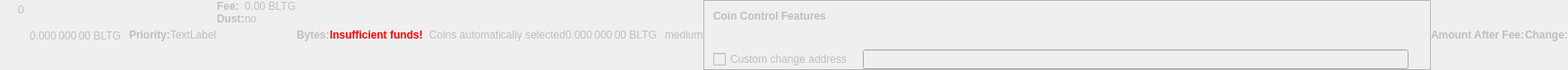
    <widget class="QWidget" name="dummyHideWidget" native="true">
     <property name="enabled">
      <bool>false</bool>
     </property>
     <property name="maximumSize">
      <size>
       <width>100</width>
       <height>22</height>
      </size>
     </property>
     <layout class="QHBoxLayout" name="dummyHideLayout">
      <property name="spacing">
       <number>0</number>
      </property>
      <property name="margin">
       <number>0</number>
      </property>
      <item>
       <layout class="QFormLayout" name="formLayoutCoinControl1">
        <property name="horizontalSpacing">
         <number>10</number>
        </property>
        <property name="verticalSpacing">
         <number>14</number>
        </property>
        <property name="leftMargin">
         <number>10</number>
        </property>
        <property name="topMargin">
         <number>4</number>
        </property>
        <property name="rightMargin">
         <number>6</number>
        </property>
        <item row="0" column="1">
         <widget class="QLabel" name="labelCoinControlBytes">
          <property name="cursor">
           <cursorShape>IBeamCursor</cursorShape>
          </property>
          <property name="contextMenuPolicy">
           <enum>Qt::ActionsContextMenu</enum>
          </property>
          <property name="text">
           <string notr="true">0</string>
          </property>
          <property name="textInteractionFlags">
           <set>Qt::LinksAccessibleByMouse|Qt::TextSelectableByKeyboard|Qt::TextSelectableByMouse</set>
          </property>
         </widget>
        </item>
       </layout>
      </item>
      <item>
       <widget class="QLabel" name="labelCoinControlAfterFee">
        <property name="enabled">
         <bool>false</bool>
        </property>
        <property name="sizePolicy">
         <sizepolicy hsizetype="Fixed" vsizetype="Fixed">
          <horstretch>0</horstretch>
          <verstretch>0</verstretch>
         </sizepolicy>
        </property>
        <property name="minimumSize">
         <size>
          <width>111</width>
          <height>12</height>
         </size>
        </property>
        <property name="maximumSize">
         <size>
          <width>111</width>
          <height>12</height>
         </size>
        </property>
        <property name="cursor">
         <cursorShape>IBeamCursor</cursorShape>
        </property>
        <property name="contextMenuPolicy">
         <enum>Qt::ActionsContextMenu</enum>
        </property>
        <property name="text">
         <string notr="true">0.000 000 00 BLTG</string>
        </property>
        <property name="textInteractionFlags">
         <set>Qt::LinksAccessibleByMouse|Qt::TextSelectableByKeyboard|Qt::TextSelectableByMouse</set>
        </property>
       </widget>
      </item>
      <item>
       <widget class="QLabel" name="labelCoinControlPriorityText">
        <property name="enabled">
         <bool>false</bool>
        </property>
        <property name="font">
         <font>
          <weight>75</weight>
          <bold>true</bold>
         </font>
        </property>
        <property name="text">
         <string>Priority:</string>
        </property>
       </widget>
      </item>
      <item>
       <layout class="QHBoxLayout" name="horizontalLayout">
        <item>
         <widget class="QLabel" name="WarningLabel">
          <property name="text">
           <string>TextLabel</string>
          </property>
         </widget>
        </item>
       </layout>
      </item>
      <item>
       <layout class="QFormLayout" name="formLayoutCoinControl3">
        <property name="horizontalSpacing">
         <number>0</number>
        </property>
        <property name="verticalSpacing">
         <number>0</number>
        </property>
        <property name="leftMargin">
         <number>0</number>
        </property>
        <property name="topMargin">
         <number>0</number>
        </property>
        <property name="rightMargin">
         <number>0</number>
        </property>
        <item row="0" column="0">
         <widget class="QLabel" name="labelCoinControlFeeText">
          <property name="enabled">
           <bool>false</bool>
          </property>
          <property name="font">
           <font>
            <weight>75</weight>
            <bold>true</bold>
           </font>
          </property>
          <property name="text">
           <string>Fee:</string>
          </property>
          <property name="margin">
           <number>0</number>
          </property>
         </widget>
        </item>
        <item row="0" column="1">
         <widget class="QLabel" name="labelCoinControlFee">
          <property name="enabled">
           <bool>false</bool>
          </property>
          <property name="cursor">
           <cursorShape>IBeamCursor</cursorShape>
          </property>
          <property name="contextMenuPolicy">
           <enum>Qt::ActionsContextMenu</enum>
          </property>
          <property name="text">
           <string notr="true">0.00 BLTG</string>
          </property>
          <property name="textInteractionFlags">
           <set>Qt::LinksAccessibleByMouse|Qt::TextSelectableByKeyboard|Qt::TextSelectableByMouse</set>
          </property>
         </widget>
        </item>
        <item row="1" column="0">
         <widget class="QLabel" name="labelCoinControlLowOutputText">
          <property name="enabled">
           <bool>false</bool>
          </property>
          <property name="font">
           <font>
            <weight>75</weight>
            <bold>true</bold>
           </font>
          </property>
          <property name="text">
           <string>Dust:</string>
          </property>
         </widget>
        </item>
        <item row="1" column="1">
         <widget class="QLabel" name="labelCoinControlLowOutput">
          <property name="enabled">
           <bool>false</bool>
          </property>
          <property name="cursor">
           <cursorShape>IBeamCursor</cursorShape>
          </property>
          <property name="contextMenuPolicy">
           <enum>Qt::ActionsContextMenu</enum>
          </property>
          <property name="text">
           <string>no</string>
          </property>
          <property name="textInteractionFlags">
           <set>Qt::LinksAccessibleByMouse|Qt::TextSelectableByKeyboard|Qt::TextSelectableByMouse</set>
          </property>
         </widget>
        </item>
       </layout>
      </item>
      <item>
       <widget class="QLabel" name="labelCoinControlBytesText">
        <property name="enabled">
         <bool>false</bool>
        </property>
        <property name="font">
         <font>
          <weight>75</weight>
          <bold>true</bold>
         </font>
        </property>
        <property name="text">
         <string>Bytes:</string>
        </property>
       </widget>
      </item>
      <item>
       <layout class="QFormLayout" name="formLayoutCoinControl2">
        <property name="horizontalSpacing">
         <number>0</number>
        </property>
        <property name="verticalSpacing">
         <number>0</number>
        </property>
        <property name="leftMargin">
         <number>0</number>
        </property>
        <property name="topMargin">
         <number>0</number>
        </property>
        <property name="rightMargin">
         <number>0</number>
        </property>
       </layout>
      </item>
      <item>
       <layout class="QHBoxLayout" name="horizontalLayoutCoinControl2">
        <property name="spacing">
         <number>0</number>
        </property>
        <property name="bottomMargin">
         <number>0</number>
        </property>
       </layout>
      </item>
      <item>
       <widget class="QLabel" name="labelCoinControlInsuffFunds">
        <property name="enabled">
         <bool>false</bool>
        </property>
        <property name="minimumSize">
         <size>
          <width>0</width>
          <height>0</height>
         </size>
        </property>
        <property name="font">
         <font>
          <weight>75</weight>
          <bold>true</bold>
         </font>
        </property>
        <property name="styleSheet">
         <string notr="true">color:red;font-weight:bold;</string>
        </property>
        <property name="text">
         <string>Insufficient funds!</string>
        </property>
        <property name="margin">
         <number>5</number>
        </property>
       </widget>
      </item>
      <item>
       <layout class="QFormLayout" name="formLayoutCoinControl4">
        <property name="horizontalSpacing">
         <number>0</number>
        </property>
        <property name="verticalSpacing">
         <number>0</number>
        </property>
        <property name="leftMargin">
         <number>0</number>
        </property>
        <property name="topMargin">
         <number>0</number>
        </property>
        <property name="rightMargin">
         <number>0</number>
        </property>
       </layout>
      </item>
      <item>
       <widget class="QLabel" name="labelCoinControlChangeLabel">
        <property name="enabled">
         <bool>false</bool>
        </property>
        <property name="sizePolicy">
         <sizepolicy hsizetype="Preferred" vsizetype="Expanding">
          <horstretch>0</horstretch>
          <verstretch>0</verstretch>
         </sizepolicy>
        </property>
        <property name="minimumSize">
         <size>
          <width>0</width>
          <height>0</height>
         </size>
        </property>
        <property name="text">
         <string/>
        </property>
        <property name="margin">
         <number>3</number>
        </property>
       </widget>
      </item>
      <item>
       <widget class="QLabel" name="labelCoinControlAutomaticallySelected">
        <property name="enabled">
         <bool>false</bool>
        </property>
        <property name="sizePolicy">
         <sizepolicy hsizetype="Fixed" vsizetype="Fixed">
          <horstretch>0</horstretch>
          <verstretch>0</verstretch>
         </sizepolicy>
        </property>
        <property name="minimumSize">
         <size>
          <width>0</width>
          <height>0</height>
         </size>
        </property>
        <property name="maximumSize">
         <size>
          <width>240</width>
          <height>16777215</height>
         </size>
        </property>
        <property name="text">
         <string>Coins automatically selected</string>
        </property>
        <property name="margin">
         <number>5</number>
        </property>
       </widget>
      </item>
      <item>
       <widget class="QLabel" name="labelCoinControlChange">
        <property name="enabled">
         <bool>false</bool>
        </property>
        <property name="sizePolicy">
         <sizepolicy hsizetype="Fixed" vsizetype="Fixed">
          <horstretch>0</horstretch>
          <verstretch>0</verstretch>
         </sizepolicy>
        </property>
        <property name="minimumSize">
         <size>
          <width>111</width>
          <height>0</height>
         </size>
        </property>
        <property name="maximumSize">
         <size>
          <width>111</width>
          <height>16777215</height>
         </size>
        </property>
        <property name="cursor">
         <cursorShape>IBeamCursor</cursorShape>
        </property>
        <property name="contextMenuPolicy">
         <enum>Qt::ActionsContextMenu</enum>
        </property>
        <property name="text">
         <string notr="true">0.000 000 00 BLTG</string>
        </property>
        <property name="textInteractionFlags">
         <set>Qt::LinksAccessibleByMouse|Qt::TextSelectableByKeyboard|Qt::TextSelectableByMouse</set>
        </property>
       </widget>
      </item>
      <item>
       <widget class="QLabel" name="labelCoinControlPriority">
        <property name="enabled">
         <bool>false</bool>
        </property>
        <property name="cursor">
         <cursorShape>IBeamCursor</cursorShape>
        </property>
        <property name="contextMenuPolicy">
         <enum>Qt::ActionsContextMenu</enum>
        </property>
        <property name="text">
         <string>medium</string>
        </property>
        <property name="textInteractionFlags">
         <set>Qt::LinksAccessibleByMouse|Qt::TextSelectableByKeyboard|Qt::TextSelectableByMouse</set>
        </property>
       </widget>
      </item>
      <item>
       <widget class="QFrame" name="frameCoinControl">
        <property name="sizePolicy">
         <sizepolicy hsizetype="Expanding" vsizetype="Expanding">
          <horstretch>0</horstretch>
          <verstretch>0</verstretch>
         </sizepolicy>
        </property>
        <property name="maximumSize">
         <size>
          <width>16777215</width>
          <height>16777215</height>
         </size>
        </property>
        <property name="frameShape">
         <enum>QFrame::StyledPanel</enum>
        </property>
        <property name="frameShadow">
         <enum>QFrame::Sunken</enum>
        </property>
        <layout class="QVBoxLayout" name="verticalLayoutCoinControl2_2">
         <property name="spacing">
          <number>0</number>
         </property>
         <property name="margin">
          <number>0</number>
         </property>
         <item>
          <layout class="QVBoxLayout" name="verticalLayoutCoinControl" stretch="0,0,0,1">
           <property name="spacing">
            <number>0</number>
           </property>
           <property name="leftMargin">
            <number>10</number>
           </property>
           <property name="topMargin">
            <number>10</number>
           </property>
           <item>
            <layout class="QHBoxLayout" name="horizontalLayoutCoinControl1">
             <property name="bottomMargin">
              <number>15</number>
             </property>
             <item>
              <widget class="QLabel" name="labelCoinControlFeatures">
               <property name="enabled">
                <bool>false</bool>
               </property>
               <property name="sizePolicy">
                <sizepolicy hsizetype="Preferred" vsizetype="Maximum">
                 <horstretch>0</horstretch>
                 <verstretch>0</verstretch>
                </sizepolicy>
               </property>
               <property name="font">
                <font>
                 <weight>75</weight>
                 <bold>true</bold>
                </font>
               </property>
               <property name="styleSheet">
                <string notr="true">font-weight:bold;</string>
               </property>
               <property name="text">
                <string>Coin Control Features</string>
               </property>
              </widget>
             </item>
            </layout>
           </item>
           <item>
            <widget class="QWidget" name="widgetCoinControl" native="true">
             <property name="sizePolicy">
              <sizepolicy hsizetype="Preferred" vsizetype="Preferred">
               <horstretch>0</horstretch>
               <verstretch>0</verstretch>
              </sizepolicy>
             </property>
             <property name="minimumSize">
              <size>
               <width>0</width>
               <height>0</height>
              </size>
             </property>
             <property name="styleSheet">
              <string notr="true"/>
             </property>
             <layout class="QHBoxLayout" name="horizontalLayoutCoinControl5_2">
              <property name="margin">
               <number>0</number>
              </property>
              <item>
               <layout class="QHBoxLayout" name="horizontalLayoutCoinControl3">
                <property name="spacing">
                 <number>20</number>
                </property>
                <property name="topMargin">
                 <number>0</number>
                </property>
                <property name="bottomMargin">
                 <number>10</number>
                </property>
               </layout>
              </item>
             </layout>
            </widget>
           </item>
           <item>
            <layout class="QHBoxLayout" name="horizontalLayoutCoinControl4" stretch="0,0,0">
             <property name="spacing">
              <number>12</number>
             </property>
             <property name="sizeConstraint">
              <enum>QLayout::SetDefaultConstraint</enum>
             </property>
             <property name="topMargin">
              <number>5</number>
             </property>
             <property name="rightMargin">
              <number>5</number>
             </property>
             <item>
              <widget class="QCheckBox" name="checkBoxCoinControlChange">
               <property name="enabled">
                <bool>false</bool>
               </property>
               <property name="toolTip">
                <string>If this is activated, but the change address is empty or invalid, change will be sent to a newly generated address.</string>
               </property>
               <property name="text">
                <string>Custom change address</string>
               </property>
              </widget>
             </item>
             <item>
              <widget class="QValidatedLineEdit" name="lineEditCoinControlChange">
               <property name="enabled">
                <bool>false</bool>
               </property>
               <property name="sizePolicy">
                <sizepolicy hsizetype="Expanding" vsizetype="Fixed">
                 <horstretch>0</horstretch>
                 <verstretch>0</verstretch>
                </sizepolicy>
               </property>
              </widget>
             </item>
             <item>
              <widget class="QLabel" name="labelCoinControlChangeLabel_2">
               <property name="sizePolicy">
                <sizepolicy hsizetype="Preferred" vsizetype="Expanding">
                 <horstretch>0</horstretch>
                 <verstretch>0</verstretch>
                </sizepolicy>
               </property>
               <property name="minimumSize">
                <size>
                 <width>0</width>
                 <height>0</height>
                </size>
               </property>
               <property name="text">
                <string/>
               </property>
               <property name="margin">
                <number>3</number>
               </property>
              </widget>
             </item>
            </layout>
           </item>
           <item>
            <spacer name="verticalSpacerCoinControl">
             <property name="orientation">
              <enum>Qt::Vertical</enum>
             </property>
             <property name="sizeHint" stdset="0">
              <size>
               <width>800</width>
               <height>1</height>
              </size>
             </property>
            </spacer>
           </item>
          </layout>
         </item>
        </layout>
       </widget>
      </item>
      <item>
       <widget class="QLabel" name="labelCoinControlAfterFeeText">
        <property name="enabled">
         <bool>false</bool>
        </property>
        <property name="minimumSize">
         <size>
          <width>0</width>
          <height>0</height>
         </size>
        </property>
        <property name="maximumSize">
         <size>
          <width>16777215</width>
          <height>16777215</height>
         </size>
        </property>
        <property name="font">
         <font>
          <weight>75</weight>
          <bold>true</bold>
         </font>
        </property>
        <property name="text">
         <string>Amount After Fee:</string>
        </property>
        <property name="alignment">
         <set>Qt::AlignLeading|Qt::AlignLeft|Qt::AlignVCenter</set>
        </property>
        <property name="margin">
         <number>0</number>
        </property>
       </widget>
      </item>
      <item>
       <widget class="QLabel" name="labelCoinControlChangeText">
        <property name="enabled">
         <bool>false</bool>
        </property>
        <property name="sizePolicy">
         <sizepolicy hsizetype="Preferred" vsizetype="Preferred">
          <horstretch>0</horstretch>
          <verstretch>0</verstretch>
         </sizepolicy>
        </property>
        <property name="minimumSize">
         <size>
          <width>0</width>
          <height>0</height>
         </size>
        </property>
        <property name="maximumSize">
         <size>
          <width>16777215</width>
          <height>16777215</height>
         </size>
        </property>
        <property name="font">
         <font>
          <weight>75</weight>
          <bold>true</bold>
         </font>
        </property>
        <property name="text">
         <string>Change:</string>
        </property>
        <property name="alignment">
         <set>Qt::AlignLeading|Qt::AlignLeft|Qt::AlignVCenter</set>
        </property>
       </widget>
      </item>
     </layout>
    </widget>
